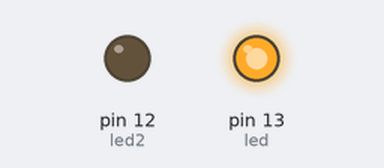
A sketch run on a simulated Arduino Uno, built with avr-gcc and run on an emulated ATmega328P. On the bench: output pins drawn as LEDs (lit = HIGH).

Above: at 1.0 s.
At 5.8 s:
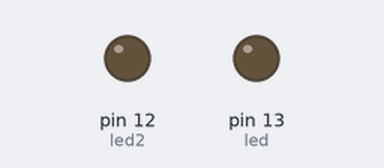
Timing chart, 0 to 11.0 s (numbered marks = the images above):
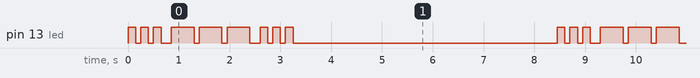

Measured:
- by itself, pin 13 (led): repeats every 8.5 s: 2 × (LOW 0.10 s, HIGH 0.15 s), LOW 0.20 s, 2 × (HIGH 0.45 s, LOW 0.10 s), HIGH 0.45 s, LOW 0.20 s, 2 × (HIGH 0.15 s, LOW 0.10 s), HIGH 0.15 s, LOW 5.2 s, HIGH 0.15 s
- by itself, everything shown: repeats every 8.5 s, in 18 steps

The sketch:

MorseCode.ino
```cpp
//Progama realizado por Juan Andrés Bermúdez Gómez, estudiante de Ingeniería Aeornáutica de la
//Escuela de Aviación del Ejército
int led = 13;
int led2= 12;
void setup(){
  pinMode(led,OUTPUT);
  pinMode(led2, OUTPUT);
}

void punto(){
  digitalWrite(led, HIGH);
  delay(150);
  digitalWrite(led, LOW);
  delay(100);
}

void linea(){
  digitalWrite(led, HIGH);
  delay(450);
  digitalWrite(led, LOW);
  delay(100);
}

void A(){
  punto();
  linea();
  delay(100);
}

void B(){
  linea();
  for (int i=0; i<3;i++){
    punto();
  }
  delay(100);
}

void C(){
  for (int i=0; i<2;i++){
  linea();
  punto();
  }
  delay(100);
}

void D(){
  linea();
  for (int i=0; i<2;i++){
    punto();
  }
  delay(100);
}

void E(){
    punto();
    delay(100);
}

void _F(){
  for (int i=0; i<2;i++){
    punto();
  }
  linea();
  punto();
  delay(100);
}

void G(){
  for (int i=0; i<2;i++){
  linea();
  }
  punto();
  delay(100);
}

void H(){
  for (int i=0; i<4;i++){
    punto();
  }
  delay(100);
}

void I(){
  for (int i=0; i<2;i++){
    punto();
  }
  delay(100);
}

void J(){
    punto();
  for (int i=0; i<3;i++){
    linea();
  }
  delay(100);
}

void K(){
    linea();
    punto();
    linea();
    delay(100);
}

void L(){
    punto();
    linea();
  for (int i=0; i<2;i++){
    punto();
  }
  delay(100);
}

void M(){
  for (int i=0; i<2;i++){
    linea();
  }
  delay(100);
}

void N(){
    linea();
    punto();
    delay(100);
}

void O(){
  for (int i=0; i<3;i++){
    linea();
  }
  delay(100);
}

void P(){
    punto();
  for (int i=0; i<2;i++){
    linea();
  }
    punto();
    delay(100);
}

void Q(){
  for (int i=0; i<2;i++){
     linea();
  }
    punto();
    linea();
    delay(100);
}

void R(){
    punto();
    linea();
    punto();
    delay(100);
}

void S(){
  for (int i=0; i<3;i++){
    punto();
  }
  delay(100);
}

void T(){
    linea();
    delay(100);
}

void U(){
  for (int i=0; i<2;i++){
    punto();
  }
  linea();
  delay(100);
}

void V(){
  for (int i=0; i<3;i++){
    punto();
  }
  linea();
  delay(100);
}

void W(){
  punto();
  for (int i=0;i<2;i++){
    linea();
  }
  delay(100);
}

void X(){
  linea();
  for (int i=0;i<2;i++){
    punto();
  }
  linea();
  delay(100);
}

void Y(){
  linea();
  punto();
  for (int i=0; i<2;i++){
    linea();
  }
  delay(100);
}

void Z(){
  for (int i=0;i<2;i++){
    linea();
  }
  for (int i=0;i<2;i++){
    punto();
  }
  delay(100);
}

void one(){
  punto();
  for (int i=0;i<4;i++){
    linea();
  }
  delay(100);
}

void two(){
  for (int i=0;i<2;i++){
    punto();
  }
  for (int i=0;i<3;i++){
    linea();
  }
  delay(100);
}

void three(){
  for (int i=0;i<3;i++){
    punto();
  }
  for (int i=0;i<2;i++){
    linea();
  }
  delay(100);
}

void four(){
  for (int i=0;i<4;i++){
    punto();
  }
  linea();
  delay(100);
}

void five(){
  for (int i=0;i<5;i++){
    punto();
  }
  delay(100);
}

void six(){
  linea();
  for (int i=0;i<4;i++){
    punto();
  }
  delay(100);
}

void seven(){
  for (int i=0;i<2;i++){
    linea();
  }
  for (int i=0;i<3;i++){
    punto();
  }
  delay(100);
}

void eight(){
  for (int i=0;i<3;i++){
    linea();
  }
  for (int i=0;i<2;i++){
    punto();
  }
  delay(100);
}

void nine(){
  for (int i=0;i<4;i++){
    linea();
  }
  punto();
  delay(100);
}

void zero(){
  for (int i=0;i<5;i++){
    linea();
  }
  delay(100);
}

//inicialización

void loop(){
  S();
  O();
  S();
  delay(5000);

}
```
